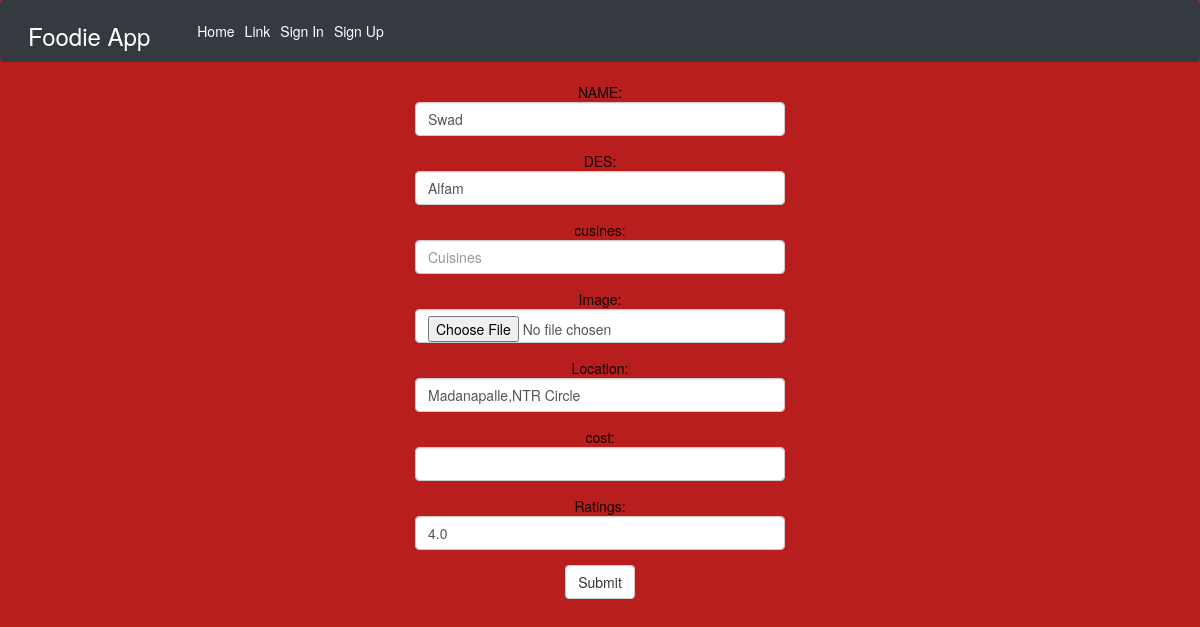
Before: /update/27/ with the older database file.
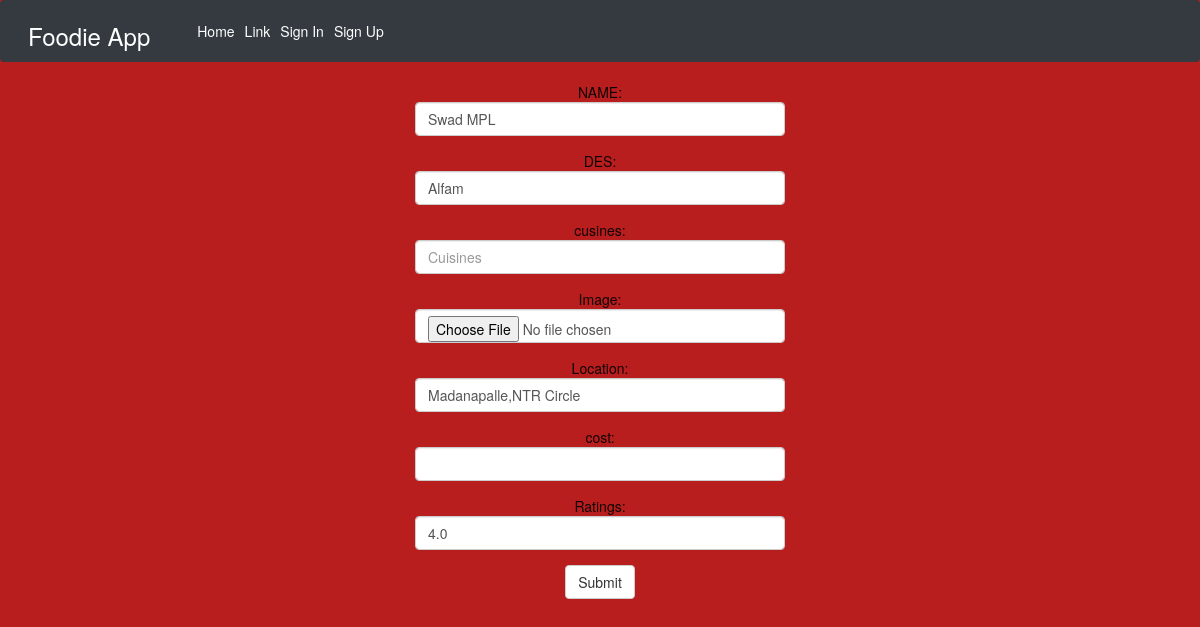
After: the same page with the newer database file.
### basic_app/models.py (models this page shows, shortened)
class Product(models.Model):
    name=models.CharField(max_length=264)
    description=models.CharField(max_length=264)
    location=models.CharField(max_length=264)
    document = models.FileField(upload_to='documents/')
    cost=models.BigIntegerField()
    cuisines=models.CharField(max_length=264)
    quantity= models.DecimalField(decimal_places=1,max_digits=5)
    class Meta:
        permissions=(
                  ('is_admin',_('Is Admin  ')),
                   ('is_user',('Is User')),
        )

### basic_app/views.py (the view)
# urls.py: url(r'^update/(?P<pk>\d+)/$',views.update,name="update"),
def update(request,pk):
    product=Product.objects.get(pk=pk)
    return render(request,'product_view.html',{'product':product})

### basic_app/templates/product_view.html (shortened to what this page needs)
{% extends 'app_base.html' %}
{% load static from staticfiles %}
{% load crispy_forms_tags %}
{% block body-block %}
<div class="container">
<form class="form-signin" method="POST" enctype="multipart/form-data" action="/hii/{{product.id}}/">
  <div class="form-group">
   NAME: <input type="text" class="form-control" placeholder="Paradise" value="{{product.name}}" id="id_username"   name="name">
  </div>
  <div class="form-group">
  DES:  <input type="text" class="form-control" id="pwd" value="{{product.description}}"  placeholder="Enter password" name="description">
  </div>
  <div class="form-group">
      <div class="form-group">
        cusines: <input type="text" class="form-control" id="location" value="{{product.cusines}}" placeholder="Cuisines" name="cuisines">
        </div>
  Image:  <input type="file" class="form-control" placeholder="5" id="qty"  name="document">
</div>
  <div class="form-group">
    Location: <input type="text" class="form-control" id="location" value="{{product.location}}" placeholder="Banglore,..." name="location">
    </div>
    <div class="form-group">
    cost: <input type="text" class="form-control" id="location" value="" placeholder="" name="cost">
    </div>
  <div class="form-group">
    Ratings:  <input type="text" class="form-control" placeholder="5" id="qty" value="{{product.quantity}}" name="quantity">
    </div>
    <button type="submit" id="btn" class="btn btn-default">Submit</button>
  </form>
  </div>
{% endblock %}

Changed rows visible on the page:
changed Product "Alfam": name "Swad" → "Swad MPL"
